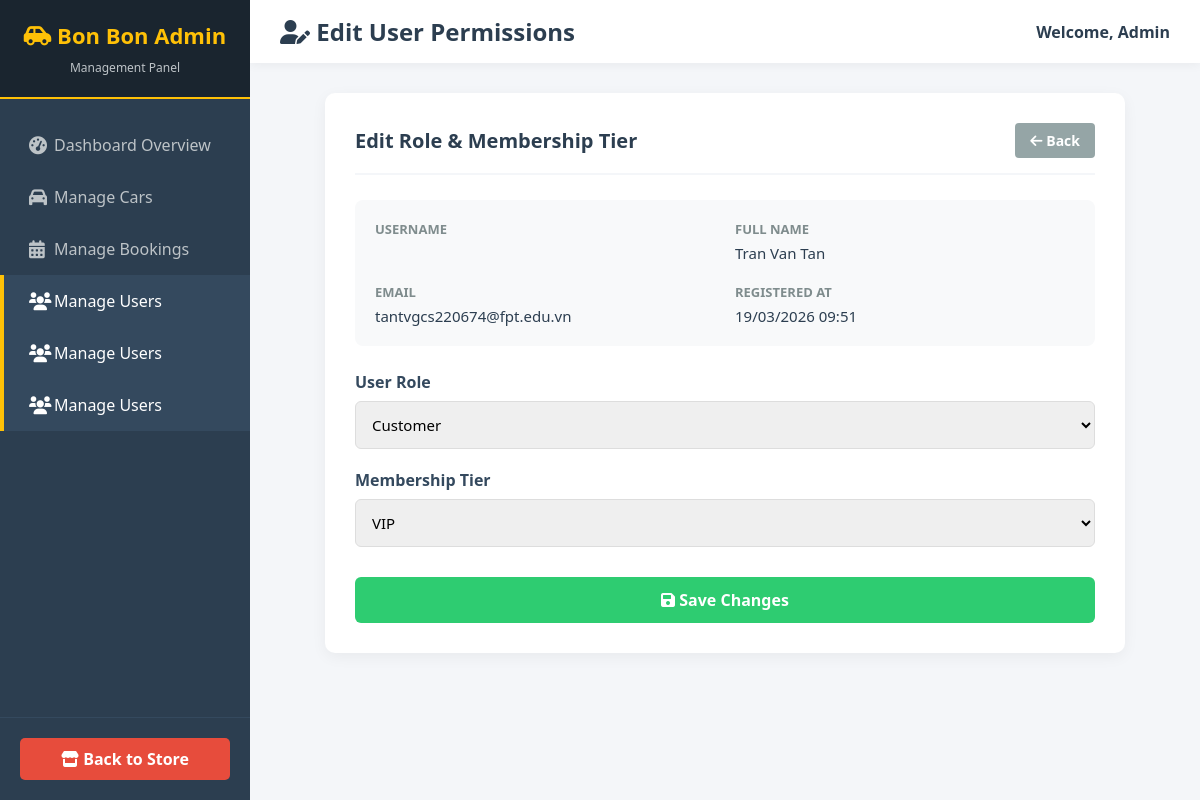
Page /index.php?action=admin_edit_user&id=3 (signed in) on the committed database.
### tables this page shows
CREATE TABLE `users` (
  `id` int(11) NOT NULL,
  `fullname` varchar(100) NOT NULL,
  `email` varchar(150) NOT NULL,
  `phone` varchar(20) NOT NULL,
  `password_hash` varchar(255) NOT NULL,
  `address` varchar(255) DEFAULT NULL,
  `avatar_url` varchar(255) DEFAULT NULL,
  `role` enum('admin','customer') DEFAULT 'customer',
  `is_active` tinyint(1) DEFAULT 0,
  `created_at` timestamp NOT NULL DEFAULT current_timestamp(),
  `updated_at` timestamp NOT NULL DEFAULT current_timestamp() ON UPDATE current_timestamp(),
  `membership_tier` enum('new','loyal','vip') DEFAULT 'new'
);

### datafunctions/user_functions.php (called while the page is built, shortened)
<?php
function getUserById(PDO $db, int $id) {
    try {
        $stmt = $db->prepare("SELECT * FROM users WHERE id = :id");
        $stmt->execute([':id' => $id]);
        return $stmt->fetch(PDO::FETCH_ASSOC);
    } catch (PDOException $e) {
        error_log("getUserById Error: " . $e->getMessage());
        return false;
    }
}

### views/admin/user_form.php (the view, shortened to what this page needs)
<!DOCTYPE html>
<html lang="en">
<head>
    <link href="https://cdnjs.cloudflare.com/ajax/libs/font-awesome/6.0.0/css/all.min.css" rel="stylesheet">
</head>
<body>
    <div class="sidebar">
        <div class="sidebar-header">
            <h2><i class="fas fa-car-side"></i> Bon Bon Admin</h2>
            <span>Management Panel</span>
        </div>
        <div class="sidebar-nav">
            <a href="index.php?action=admin_dashboard"><i class="fas fa-tachometer-alt"></i> Dashboard Overview</a>
            <a href="index.php?action=admin_cars"><i class="fas fa-car"></i> Manage Cars</a>
            <a href="index.php?action=admin_bookings"><i class="fas fa-calendar-alt"></i> Manage Bookings</a>
            <a href="index.php?action=admin_users" class="active"><i class="fas fa-users"></i> Manage Users</a>
            <a href="index.php?action=admin_users" class="active"><i class="fas fa-users"></i> Manage Users</a>
            <a href="index.php?action=admin_users" class="active"><i class="fas fa-users"></i> Manage Users</a>
        </div>
        <div class="sidebar-footer">
            <a href="index.php?action=home" class="btn-back"><i class="fas fa-store"></i> Back to Store</a>
        </div>
    </div>
    <div class="main-content">
        <div class="top-navbar">
            <h1><i class="fas fa-user-edit"></i> Edit User Permissions</h1>
            <div class="admin-profile">
                <span style="font-weight: bold; color: #2c3e50;">Welcome, <?= htmlspecialchars($_SESSION['user']['username'] ?? 'Admin') ?></span>
            </div>
        </div>
        <div class="content-body">
            <div class="form-container">
                <div class="form-header">
                    <h2>Edit Role & Membership Tier</h2>
                    <a href="index.php?action=admin_users" class="btn-cancel"><i class="fas fa-arrow-left"></i> Back</a>
                </div>
                <form action="index.php?action=admin_edit_user&id=<?= $user['id'] ?>" method="POST">
                    <div class="info-grid">
                        <div class="info-col">
                            <span class="info-label">Username</span>
                        </div>
                        <div class="info-col">
                            <span class="info-label">Full Name</span>
                            <span class="info-val"><?= htmlspecialchars($user['fullname'] ?? '') ?></span>
                        </div>
                        <div class="info-col">
                            <span class="info-label">Email</span>
                            <span class="info-val"><?= htmlspecialchars($user['email'] ?? '') ?></span>
                        </div>
                        <div class="info-col">
                            <span class="info-label">Registered At</span>
                            <span class="info-val"><?= date('d/m/Y H:i', strtotime($user['created_at'] ?? 'now')) ?></span>
                        </div>
                    </div>
                    <div class="form-group">
                        <label for="role">User Role</label>
                        <select name="role" id="role" class="form-control" required>
                            <option value="customer" <?= (($user['role'] ?? '') === 'customer') ? 'selected' : '' ?>>Customer</option>
                        </select>
                    </div>
                    <div class="form-group">
                        <label for="tier">Membership Tier</label>
                        <select name="membership_tier" id="tier" class="form-control" required>
                            <option value="vip" <?= (($user['membership_tier'] ?? '') === 'vip') ? 'selected' : '' ?>>VIP</option>
                        </select>
                    </div>
                    <button type="submit" class="btn-submit"><i class="fas fa-save"></i> Save Changes</button>
                </form>
            </div>
        </div>
    </div>
</body>
</html>

### views/admin/user_form.php (style rules this page uses)
* { margin: 0; padding: 0; box-sizing: border-box; font-family: 'Segoe UI', Tahoma, Geneva, Verdana, sans-serif; }
body { display: flex; min-height: 100vh; background-color: #f4f6f9; color: #333; }
.sidebar { width: 250px; background-color: #2c3e50; color: #fff; display: flex; flex-direction: column; flex-shrink: 0; }
.sidebar-header { padding: 20px; background-color: #1a252f; text-align: center; border-bottom: 2px solid #ffc107; }
.sidebar-header h2 { color: #ffc107; font-size: 22px; margin-bottom: 5px; }
.sidebar-header span { font-size: 12px; color: #bdc3c7; }
.sidebar-nav { flex-grow: 1; padding: 20px 0; }
.sidebar-nav a { display: flex; align-items: center; padding: 15px 25px; color: #bdc3c7; text-decoration: none; transition: 0.3s; border-left: 4px solid transparent; }
.sidebar-nav a:hover, .sidebar-nav a.active { background-color: #34495e; color: #fff; border-left-color: #ffc107; }
.sidebar-nav a i { width: 25px; font-size: 18px; }
.sidebar-footer { padding: 20px; text-align: center; border-top: 1px solid #34495e; }
.btn-back { display: inline-block; padding: 10px 20px; background-color: #e74c3c; color: white; text-decoration: none; border-radius: 5px; transition: 0.3s; font-weight: bold; width: 100%; }
.main-content { flex-grow: 1; display: flex; flex-direction: column; overflow-x: hidden; }
.top-navbar { background: #fff; padding: 15px 30px; display: flex; justify-content: space-between; align-items: center; box-shadow: 0 2px 10px rgba(0,0,0,0.05); }
.top-navbar h1 { font-size: 24px; color: #2c3e50; }
.content-body { padding: 30px; overflow-y: auto; }
.form-container { background: #fff; border-radius: 10px; padding: 30px; box-shadow: 0 4px 15px rgba(0,0,0,0.05); max-width: 800px; margin: 0 auto; }
.form-header { display: flex; justify-content: space-between; align-items: center; margin-bottom: 25px; border-bottom: 2px solid #f4f6f9; padding-bottom: 15px; }
.form-header h2 { color: #2c3e50; font-size: 20px; }
.info-grid { display: grid; grid-template-columns: 1fr 1fr; gap: 20px; margin-bottom: 25px; background: #f8f9fa; padding: 20px; border-radius: 8px; }
.info-col { display: flex; flex-direction: column; gap: 5px; }
.info-label { font-size: 13px; color: #7f8c8d; text-transform: uppercase; font-weight: bold; }
.info-val { font-size: 15px; color: #2c3e50; font-weight: 500; }
.form-group { margin-bottom: 20px; }
.form-group label { display: block; margin-bottom: 8px; font-weight: 600; color: #34495e; }
.form-control { width: 100%; padding: 12px; border: 1px solid #ddd; border-radius: 6px; font-size: 15px; transition: border-color 0.3s; }
.btn-submit { background-color: #2ecc71; color: white; padding: 12px 25px; border: none; border-radius: 6px; cursor: pointer; font-size: 16px; font-weight: 600; transition: background 0.3s; width: 100%; margin-top: 10px; }
.btn-cancel { display: inline-block; background-color: #95a5a6; color: white; padding: 8px 15px; text-decoration: none; border-radius: 4px; font-size: 14px; font-weight: 600; transition: background 0.3s; }

### rows in the picture
users: fullname "Tran Van Tan", email "tantvgcs220674@fpt.edu.vn", created_at "19/03/2026 09:51", role "Customer", membership_tier "VIP"

### other values in the picture
$_SESSION['user']['username'] "Admin"
